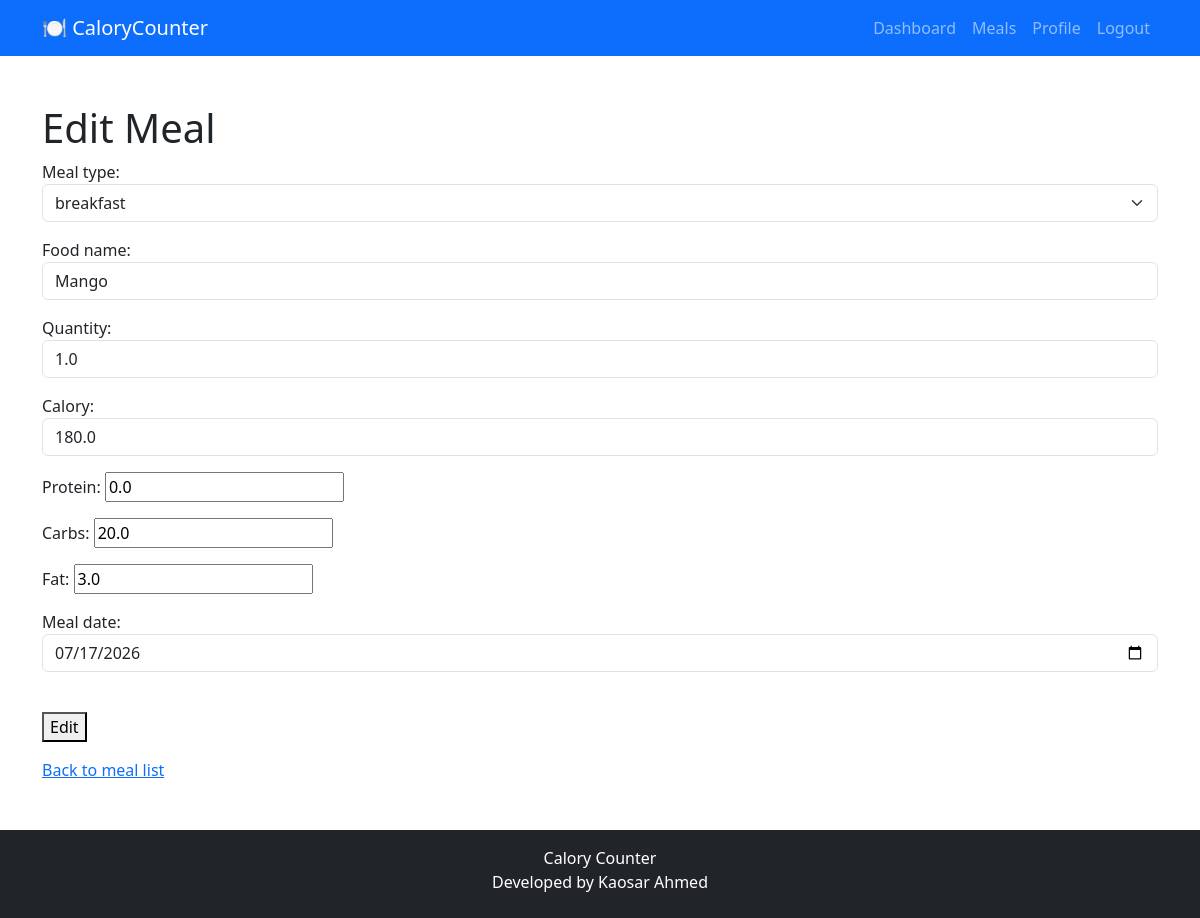
The page /edit/5/ (signed in) on the database its author committed.
### meals/models.py (models this page shows, shortened)
class Meal(models.Model):
    meal_choices = [
        ('breakfast', 'breakfast'),
        ('lunch', 'lunch'),
        ('dinner', 'dinner'),
        ('snacks', 'snacks'),
    ]
    user = models.ForeignKey(
        User,
        on_delete=models.CASCADE,
        related_name='meals'
    )
    meal_type = models.CharField(max_length=20, choices=meal_choices)
    food_name = models.CharField(max_length=100)
    quantity = models.FloatField()
    calory = models.FloatField()
    protein = models.FloatField()
    carbs = models.FloatField()
    fat = models.FloatField()
    meal_date = models.DateField()
    created_at = models.DateTimeField(auto_now_add=True)
    updated_at = models.DateTimeField(auto_now=True)

### meals/views.py (the view)
# urls.py: path('edit/<int:id>/', update_meal, name='meal_update'),
@login_required
def update_meal(request, id):
    meal = get_object_or_404(Meal, user=request.user, id=id)
    if request.method == "POST":
        form = MealForm(request.POST, instance=meal)
        if form.is_valid():
            obj = form.save(commit=False)
            obj.user = request.user
            obj.save()
            return redirect('meal_list')
    else:
        form = MealForm(instance=meal)
    return render(request, 'meals/meal_form.html', {'form':form})

### meals/forms.py (shortened to what this page needs)
class MealForm(forms.ModelForm):
    class Meta:
        model = Meal
        exclude = (
            'user',
            'created_at',
            'updated_at',
        )
        widgets = {
    "food_name": forms.TextInput(attrs={
        "class": "form-control",
        "placeholder": "Enter food name"
    }),
    "meal_type": forms.Select(attrs={
        "class": "form-select"
    }),
    "quantity": forms.NumberInput(attrs={
        "class": "form-control"
    }),
    "calory": forms.NumberInput(attrs={
        "class": "form-control"
    }),
    "meal_date": forms.DateInput(attrs={
        "class": "form-control",
        "type": "date"
    }),
}

### templates/meals/meal_form.html (shortened to what this page needs)
{% extends 'base.html' %}
{% block content %}
<h1>
    {% if form.instance.pk %}
    Edit Meal
    {% else %}
    Add Meal
    {% endif %}
</h1>
<form action="" method="POST">
    {{form.as_p}}
    <br>
    <button type="submit">
        {% if form.instance.pk %}
        Edit
        {% else %}
        Save
        {% endif %}
    </button>
</form>
<a href="{% url 'meal_list' %}">Back to meal list</a>
{% endblock %}

### rows shown on the page
Meal: meal_type "breakfast", food_name "Mango", quantity "1.0", calory "180.0", protein "0.0", carbs "20.0", fat "3.0", meal_date "07/17/2026"
